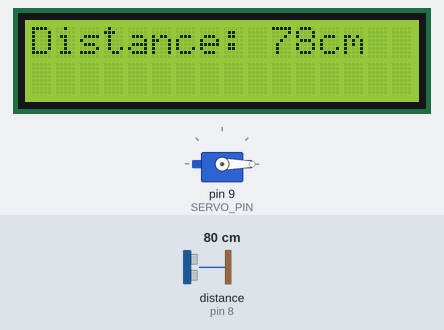
Simulated run of this sketch. Board: Arduino Uno, built with avr-gcc and run on an emulated ATmega328P. Parts: servo, 16×2 character LCD. Wiring (inferred from the names in the program): ultrasonic range finder: trigger pin 10; echo pin 8. The inputs (shaded band) are chosen by the test bench; at power-on: distance to the obstacle (sensor on pin 8) 80 cm. The echo pulse lasts 58.3 µs per cm; EEPROM starts erased; what the sketch prints to the serial monitor is not drawn.

Above: at 2.2 s.
2.3 s: distance to the obstacle (sensor on pin 8) set to 11 cm
At 3.7 s:
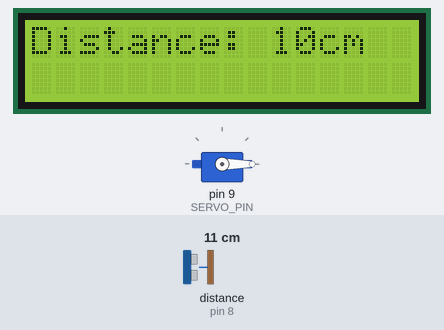
4.1 s: distance to the obstacle (sensor on pin 8) set to 8 cm
At 5.6 s:
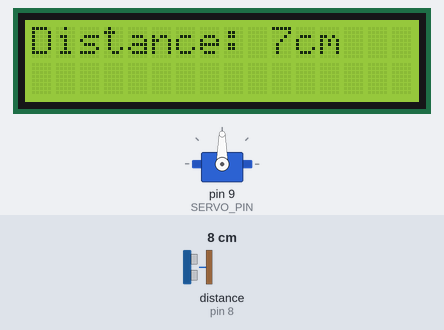
6.0 s: distance to the obstacle (sensor on pin 8) set to 18 cm
At 7.2 s:
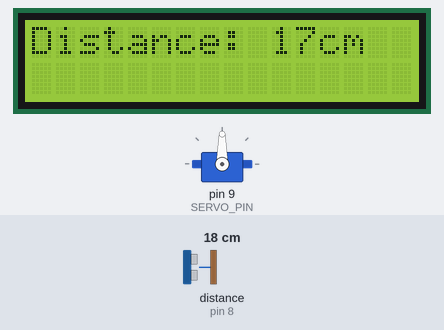
7.5 s: distance to the obstacle (sensor on pin 8) set to 22 cm
At 9.0 s:
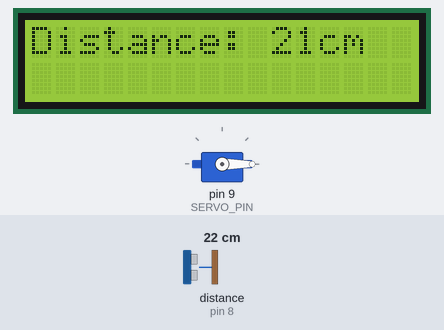
Timing chart, 0 to 10.5 s (numbered marks = the images above; inputs shaded):
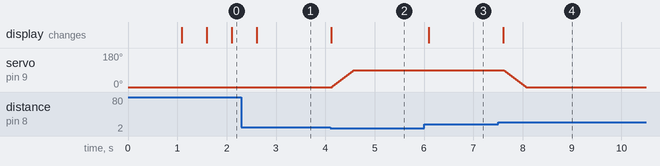

Measured:
- the behaviour switches between 10 and 9 cm on distance to the obstacle (sensor on pin 8) (found by bisection; images 1 and 2)
- the behaviour switches between 19 and 20 cm on distance to the obstacle (sensor on pin 8) (found by bisection; images 3 and 4)
- after the input at 2.3 s, the display: changes after 0.31 s (image 1)
- after the input at 4.1 s, servo on pin 9 (SERVO_PIN): moves from 0° to 90° over 0.44 s, starting at once; the display: changes at once (image 2)
- after the input at 6.0 s, the display: changes after 0.09 s (image 3)
- after the input at 7.5 s, servo on pin 9 (SERVO_PIN): moves from 90° to 0° over 0.44 s, starting after 0.13 s; the display: changes after 0.11 s (image 4)

The sketch:

hw3.ino
```cpp
#include <Servo.h>
#include <LiquidCrystal.h>

#include <EEPROM.h>

Servo myServo;
LiquidCrystal lcd{2, 3, 4, 5, 6, 7};

const int SERVO_PIN = 9;
const int TRIG_PIN  = 10;
const int ECHO_PIN  = 8;
const int THRESHOLD    = 8;
const int CLOSED_ANGLE = 0;
const int OPEN_ANGLE   = 90;

// EEPROM layout
const int  MAGIC_ADDR = 0;
const int  COUNT_ADDR = 1;
const byte MAGIC      = 0xA5;

bool isClosed = true;
unsigned long openCount = 0;

void myPinModePORTB(int pin, int val){
  pin -=8;
  if(val){
    DDRB |= (1 << pin); // write bit
  }
  else{
    DDRB &= ~(1 << pin); //clear bit
  }
}

void myDigitalWritePORTB(int pin, int val){
  pin -=8;
  if(val){
    PORTB |= (1 << pin); // write bit
  }
  else{
    PORTB &= ~(1 << pin); //clear bit
  }
}

int myDigitalReadPORTB(int pin){
  pin -=8;
  int res = PINB & (1<<pin);
  return res!=0;
}

void setup() {
  Serial.begin(9600);
  Serial.println("Setup() called");
  myPinModePORTB(ECHO_PIN, INPUT);
  myPinModePORTB(TRIG_PIN, OUTPUT);

  if (EEPROM.read(MAGIC_ADDR) != MAGIC) {
    openCount = 0;
    EEPROM.put(COUNT_ADDR, openCount);
    EEPROM.write(MAGIC_ADDR, MAGIC);
  } else {
    EEPROM.get(COUNT_ADDR, openCount);
  }

  myServo.attach(SERVO_PIN);
  myServo.write(CLOSED_ANGLE);

  lcd.begin(16, 2);

  Serial.print("Address B: ");
  Serial.println((int)&PORTB);
  Serial.print("Address C: ");
  Serial.println((int)&PORTC);
  Serial.print("Address D: ");
  Serial.println((int)&PORTD);
  delay(1000);
}

int readDistance() {
  myDigitalWritePORTB(TRIG_PIN, LOW);
  delayMicroseconds(2);
  myDigitalWritePORTB(TRIG_PIN, HIGH);
  delayMicroseconds(10);
  myDigitalWritePORTB(TRIG_PIN, LOW);

  long durationUs = pulseIn(ECHO_PIN, HIGH, 30000);
  if (durationUs == 0) return 999;

  return durationUs * 0.017;  // cm
}

void openBarrier() {
  Serial.println("Barrier opening");
  for (int angle = CLOSED_ANGLE; angle <= OPEN_ANGLE; angle++) {
    myServo.write(angle);
    delay(5);
  }
  isClosed = false;

  openCount++;
  EEPROM.put(COUNT_ADDR, openCount);
}

void closeBarrier() {
  Serial.println("Barrier closing");
  for (int angle = OPEN_ANGLE; angle >= CLOSED_ANGLE; angle--) {
    myServo.write(angle);
    delay(5);
  }
  isClosed = true;
}

void processCommand(String cmd) {
  cmd.trim();

  if (cmd == "count") {
    Serial.print("Times opened: ");
    Serial.println(openCount);
  }
  else if (cmd == "reset") {
    openCount = 0;
    EEPROM.put(COUNT_ADDR, openCount);
  }
  else if (cmd == "dist") {
    Serial.print("Distance: ");
    Serial.print(readDistance());
    Serial.println(" cm");
  }
  else if (cmd == "help") {
    Serial.println("  count - show how many times barrier opened");
    Serial.println("  reset- reset counter to 0");
    Serial.println("  dist  -show current distance");
  }
  else {
    Serial.println("unknown command ");
  }
}

void handleSerial() {
  static String input = "";

  while (Serial.available()) {
    char c = Serial.read();
    if (c == '\n' || c == '\r') {
      if (input.length() > 0) {
        processCommand(input);
        input = "";
      }
    } else if (input.length() < 20) {
      input += c;
    }
  }
}

void printDistance(int distance) {
  lcd.setCursor(0, 0);
  lcd.print("Distance: ");
  if (distance == 999) {
    lcd.print("---");
  } else {
    lcd.print(distance);
    lcd.print("cm");
  }
  lcd.print("      ");
}
void loop() {
  handleSerial();

  int distance = readDistance();
  printDistance(distance);

  if (distance <= THRESHOLD && isClosed) {
    openBarrier();
  }
  else if (distance > THRESHOLD + 10 && !isClosed) {
    closeBarrier();
  }

  delay(500);
}
```
